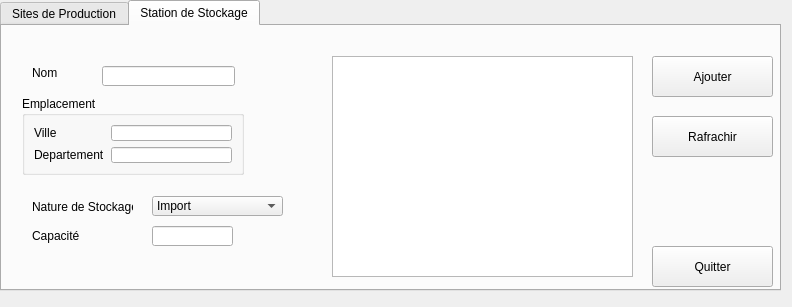
<?xml version="1.0" encoding="UTF-8"?>
<ui version="4.0">
 <class>Fsites</class>
 <widget class="QDialog" name="Fsites">
  <property name="geometry">
   <rect>
    <x>0</x>
    <y>0</y>
    <width>792</width>
    <height>307</height>
   </rect>
  </property>
  <property name="windowTitle">
   <string>Gestion des Sites</string>
  </property>
  <property name="windowIcon">
   <iconset resource="rssources.qrc">
    <normaloff>:/images/logo_erp.png</normaloff>:/images/logo_erp.png</iconset>
  </property>
  <widget class="QTabWidget" name="tabWidget">
   <property name="geometry">
    <rect>
     <x>0</x>
     <y>0</y>
     <width>781</width>
     <height>291</height>
    </rect>
   </property>
   <property name="currentIndex">
    <number>1</number>
   </property>
   <widget class="QWidget" name="tab">
    <attribute name="title">
     <string>Sites de Production</string>
    </attribute>
    <widget class="QPushButton" name="pushButton_3">
     <property name="geometry">
      <rect>
       <x>630</x>
       <y>200</y>
       <width>121</width>
       <height>41</height>
      </rect>
     </property>
     <property name="text">
      <string>Quitter</string>
     </property>
    </widget>
    <widget class="QPushButton" name="ajouter_but_site">
     <property name="geometry">
      <rect>
       <x>630</x>
       <y>30</y>
       <width>121</width>
       <height>41</height>
      </rect>
     </property>
     <property name="text">
      <string>Ajouter</string>
     </property>
    </widget>
    <widget class="QPushButton" name="refresh_but_site">
     <property name="geometry">
      <rect>
       <x>630</x>
       <y>90</y>
       <width>121</width>
       <height>41</height>
      </rect>
     </property>
     <property name="text">
      <string>Rafraichir</string>
     </property>
    </widget>
    <widget class="QGroupBox" name="groupe_emp_site">
     <property name="enabled">
      <bool>true</bool>
     </property>
     <property name="geometry">
      <rect>
       <x>20</x>
       <y>80</y>
       <width>221</width>
       <height>81</height>
      </rect>
     </property>
     <property name="title">
      <string>Emplacement</string>
     </property>
     <widget class="QLabel" name="label_10">
      <property name="geometry">
       <rect>
        <x>10</x>
        <y>50</y>
        <width>63</width>
        <height>20</height>
       </rect>
      </property>
      <property name="text">
       <string>Departement</string>
      </property>
     </widget>
     <widget class="QLineEdit" name="dept_text_prod">
      <property name="geometry">
       <rect>
        <x>79</x>
        <y>50</y>
        <width>133</width>
        <height>20</height>
       </rect>
      </property>
     </widget>
     <widget class="QLineEdit" name="ville_text_prod">
      <property name="geometry">
       <rect>
        <x>79</x>
        <y>24</y>
        <width>133</width>
        <height>20</height>
       </rect>
      </property>
     </widget>
     <widget class="QLabel" name="label_9">
      <property name="geometry">
       <rect>
        <x>10</x>
        <y>24</y>
        <width>63</width>
        <height>20</height>
       </rect>
      </property>
      <property name="text">
       <string>Ville</string>
      </property>
     </widget>
    </widget>
    <widget class="QComboBox" name="combo_nature_site">
     <property name="enabled">
      <bool>true</bool>
     </property>
     <property name="geometry">
      <rect>
       <x>120</x>
       <y>180</y>
       <width>151</width>
       <height>20</height>
      </rect>
     </property>
     <item>
      <property name="text">
       <string>Station Nucleaire</string>
      </property>
     </item>
     <item>
      <property name="text">
       <string>Station Electrique</string>
      </property>
     </item>
     <item>
      <property name="text">
       <string>Station Thermique</string>
      </property>
     </item>
    </widget>
    <widget class="QLabel" name="label_6">
     <property name="geometry">
      <rect>
       <x>30</x>
       <y>180</y>
       <width>81</width>
       <height>21</height>
      </rect>
     </property>
     <property name="text">
      <string>Nature du site</string>
     </property>
    </widget>
    <widget class="QTableView" name="table_sites_prod">
     <property name="geometry">
      <rect>
       <x>310</x>
       <y>30</y>
       <width>291</width>
       <height>211</height>
      </rect>
     </property>
    </widget>
    <widget class="QLabel" name="label">
     <property name="geometry">
      <rect>
       <x>30</x>
       <y>50</y>
       <width>46</width>
       <height>13</height>
      </rect>
     </property>
     <property name="text">
      <string>Nom</string>
     </property>
    </widget>
    <widget class="QLineEdit" name="nom_text_prod">
     <property name="geometry">
      <rect>
       <x>100</x>
       <y>50</y>
       <width>133</width>
       <height>20</height>
      </rect>
     </property>
    </widget>
    <zorder>groupe_emp_site</zorder>
    <zorder>pushButton_3</zorder>
    <zorder>ajouter_but_site</zorder>
    <zorder>refresh_but_site</zorder>
    <zorder>combo_nature_site</zorder>
    <zorder>label_6</zorder>
    <zorder>table_sites_prod</zorder>
    <zorder>label</zorder>
    <zorder>nom_text_prod</zorder>
   </widget>
   <widget class="QWidget" name="tab_2">
    <attribute name="title">
     <string>Station de Stockage</string>
    </attribute>
    <widget class="QPushButton" name="pushButton_4">
     <property name="geometry">
      <rect>
       <x>650</x>
       <y>220</y>
       <width>121</width>
       <height>41</height>
      </rect>
     </property>
     <property name="text">
      <string>Quitter</string>
     </property>
    </widget>
    <widget class="QGroupBox" name="groupe_emp_stock">
     <property name="enabled">
      <bool>true</bool>
     </property>
     <property name="geometry">
      <rect>
       <x>20</x>
       <y>70</y>
       <width>222</width>
       <height>79</height>
      </rect>
     </property>
     <property name="title">
      <string>Emplacement</string>
     </property>
     <layout class="QGridLayout" name="gridLayout">
      <item row="0" column="0">
       <widget class="QLabel" name="label_8">
        <property name="text">
         <string>Ville</string>
        </property>
       </widget>
      </item>
      <item row="0" column="1">
       <widget class="QLineEdit" name="ville_text_stock"/>
      </item>
      <item row="1" column="0">
       <widget class="QLabel" name="label_7">
        <property name="text">
         <string>Departement</string>
        </property>
       </widget>
      </item>
      <item row="1" column="1">
       <widget class="QLineEdit" name="dept_text_stock"/>
      </item>
     </layout>
    </widget>
    <widget class="QPushButton" name="ajouter_but_stock">
     <property name="geometry">
      <rect>
       <x>650</x>
       <y>30</y>
       <width>121</width>
       <height>41</height>
      </rect>
     </property>
     <property name="text">
      <string>Ajouter</string>
     </property>
    </widget>
    <widget class="QPushButton" name="refresh_but_stock">
     <property name="geometry">
      <rect>
       <x>650</x>
       <y>90</y>
       <width>121</width>
       <height>41</height>
      </rect>
     </property>
     <property name="text">
      <string>Rafrachir</string>
     </property>
    </widget>
    <widget class="QLabel" name="label_11">
     <property name="geometry">
      <rect>
       <x>30</x>
       <y>200</y>
       <width>111</width>
       <height>20</height>
      </rect>
     </property>
     <property name="text">
      <string>Capacité</string>
     </property>
    </widget>
    <widget class="QLineEdit" name="qty_stock_text">
     <property name="enabled">
      <bool>true</bool>
     </property>
     <property name="geometry">
      <rect>
       <x>150</x>
       <y>200</y>
       <width>81</width>
       <height>20</height>
      </rect>
     </property>
     <property name="text">
      <string/>
     </property>
    </widget>
    <widget class="QComboBox" name="combo_nature_stock">
     <property name="enabled">
      <bool>true</bool>
     </property>
     <property name="geometry">
      <rect>
       <x>150</x>
       <y>170</y>
       <width>131</width>
       <height>20</height>
      </rect>
     </property>
     <item>
      <property name="text">
       <string>Import</string>
      </property>
     </item>
     <item>
      <property name="text">
       <string>Export</string>
      </property>
     </item>
    </widget>
    <widget class="QLabel" name="label_3">
     <property name="geometry">
      <rect>
       <x>30</x>
       <y>170</y>
       <width>101</width>
       <height>21</height>
      </rect>
     </property>
     <property name="text">
      <string>Nature de Stockage</string>
     </property>
    </widget>
    <widget class="QTableView" name="table_sites_stock">
     <property name="geometry">
      <rect>
       <x>330</x>
       <y>30</y>
       <width>301</width>
       <height>221</height>
      </rect>
     </property>
    </widget>
    <widget class="QLineEdit" name="nom_text_stock">
     <property name="geometry">
      <rect>
       <x>100</x>
       <y>40</y>
       <width>133</width>
       <height>20</height>
      </rect>
     </property>
    </widget>
    <widget class="QLabel" name="label_2">
     <property name="geometry">
      <rect>
       <x>30</x>
       <y>40</y>
       <width>46</width>
       <height>13</height>
      </rect>
     </property>
     <property name="text">
      <string>Nom</string>
     </property>
    </widget>
   </widget>
  </widget>
 </widget>
 <resources>
  <include location="rssources.qrc"/>
 </resources>
 <connections>
  <connection>
   <sender>pushButton_3</sender>
   <signal>clicked()</signal>
   <receiver>tabWidget</receiver>
   <slot>close()</slot>
   <hints>
    <hint type="sourcelabel">
     <x>710</x>
     <y>262</y>
    </hint>
    <hint type="destinationlabel">
     <x>425</x>
     <y>228</y>
    </hint>
   </hints>
  </connection>
  <connection>
   <sender>pushButton_4</sender>
   <signal>clicked()</signal>
   <receiver>Fsites</receiver>
   <slot>close()</slot>
   <hints>
    <hint type="sourcelabel">
     <x>727</x>
     <y>263</y>
    </hint>
    <hint type="destinationlabel">
     <x>788</x>
     <y>190</y>
    </hint>
   </hints>
  </connection>
  <connection>
   <sender>pushButton_3</sender>
   <signal>clicked()</signal>
   <receiver>Fsites</receiver>
   <slot>close()</slot>
   <hints>
    <hint type="sourcelabel">
     <x>677</x>
     <y>239</y>
    </hint>
    <hint type="destinationlabel">
     <x>624</x>
     <y>297</y>
    </hint>
   </hints>
  </connection>
 </connections>
</ui>
